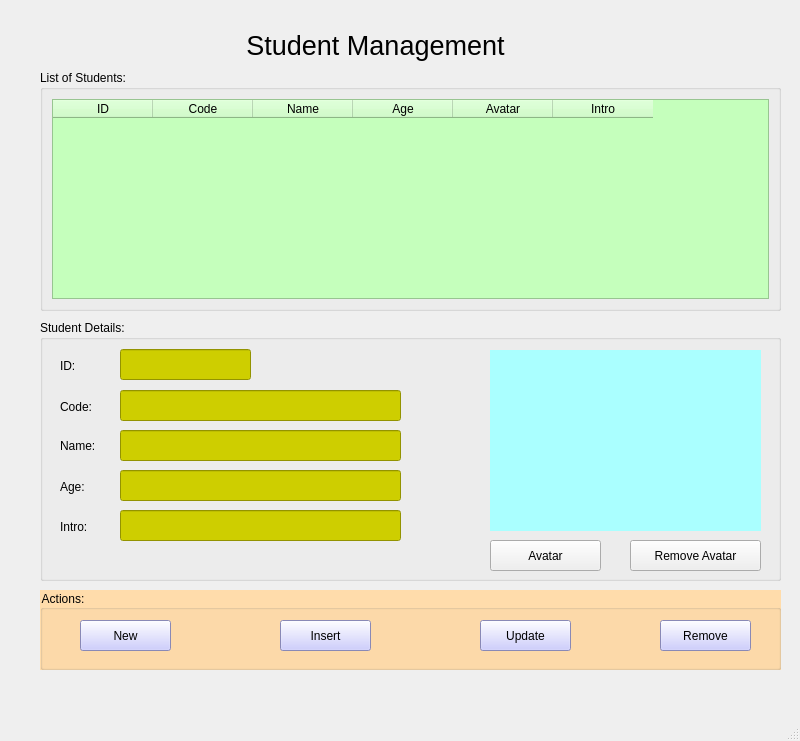
<?xml version="1.0" encoding="UTF-8"?>
<ui version="4.0">
 <class>MainWindow</class>
 <widget class="QMainWindow" name="MainWindow">
  <property name="geometry">
   <rect>
    <x>0</x>
    <y>0</y>
    <width>800</width>
    <height>741</height>
   </rect>
  </property>
  <property name="windowTitle">
   <string>Nguyen Hoang Sang - Student Management</string>
  </property>
  <widget class="QWidget" name="centralwidget">
   <widget class="QLabel" name="label">
    <property name="geometry">
     <rect>
      <x>190</x>
      <y>20</y>
      <width>371</width>
      <height>51</height>
     </rect>
    </property>
    <property name="font">
     <font>
      <family>MS Shell Dlg 2</family>
      <pointsize>20</pointsize>
      <weight>9</weight>
      <italic>false</italic>
      <bold>false</bold>
     </font>
    </property>
    <property name="styleSheet">
     <string notr="true">font: 75 20pt &quot;MS Shell Dlg 2&quot;;</string>
    </property>
    <property name="text">
     <string>Student Management</string>
    </property>
    <property name="alignment">
     <set>Qt::AlignCenter</set>
    </property>
   </widget>
   <widget class="QGroupBox" name="groupBox">
    <property name="geometry">
     <rect>
      <x>40</x>
      <y>70</y>
      <width>741</width>
      <height>241</height>
     </rect>
    </property>
    <property name="styleSheet">
     <string notr="true">font: 12pt &quot;MS Shell Dlg 2&quot;;</string>
    </property>
    <property name="title">
     <string>List of Students:</string>
    </property>
    <layout class="QHBoxLayout" name="horizontalLayout">
     <item>
      <widget class="QTableWidget" name="tableWidgetStudent">
       <property name="styleSheet">
        <string notr="true">background-color: rgb(197, 255, 188);</string>
       </property>
       <column>
        <property name="text">
         <string>ID</string>
        </property>
       </column>
       <column>
        <property name="text">
         <string>Code</string>
        </property>
       </column>
       <column>
        <property name="text">
         <string>Name</string>
        </property>
       </column>
       <column>
        <property name="text">
         <string>Age</string>
        </property>
       </column>
       <column>
        <property name="text">
         <string>Avatar</string>
        </property>
       </column>
       <column>
        <property name="text">
         <string>Intro</string>
        </property>
       </column>
      </widget>
     </item>
    </layout>
   </widget>
   <widget class="QGroupBox" name="groupBox_2">
    <property name="geometry">
     <rect>
      <x>40</x>
      <y>320</y>
      <width>741</width>
      <height>261</height>
     </rect>
    </property>
    <property name="styleSheet">
     <string notr="true">font: 12pt &quot;MS Shell Dlg 2&quot;;</string>
    </property>
    <property name="title">
     <string>Student Details:</string>
    </property>
    <widget class="QLabel" name="label_2">
     <property name="geometry">
      <rect>
       <x>20</x>
       <y>30</y>
       <width>51</width>
       <height>31</height>
      </rect>
     </property>
     <property name="text">
      <string>ID:</string>
     </property>
    </widget>
    <widget class="QLineEdit" name="lineEditId">
     <property name="geometry">
      <rect>
       <x>80</x>
       <y>29</y>
       <width>131</width>
       <height>31</height>
      </rect>
     </property>
     <property name="styleSheet">
      <string notr="true">background-color: rgb(206, 206, 0);</string>
     </property>
    </widget>
    <widget class="QLineEdit" name="lineEditCode">
     <property name="geometry">
      <rect>
       <x>80</x>
       <y>70</y>
       <width>281</width>
       <height>31</height>
      </rect>
     </property>
     <property name="styleSheet">
      <string notr="true">background-color: rgb(206, 206, 0);</string>
     </property>
    </widget>
    <widget class="QLabel" name="label_3">
     <property name="geometry">
      <rect>
       <x>20</x>
       <y>71</y>
       <width>51</width>
       <height>31</height>
      </rect>
     </property>
     <property name="text">
      <string>Code:</string>
     </property>
    </widget>
    <widget class="QLineEdit" name="lineEditName">
     <property name="geometry">
      <rect>
       <x>80</x>
       <y>110</y>
       <width>281</width>
       <height>31</height>
      </rect>
     </property>
     <property name="styleSheet">
      <string notr="true">background-color: rgb(206, 206, 0);</string>
     </property>
    </widget>
    <widget class="QLabel" name="label_4">
     <property name="geometry">
      <rect>
       <x>20</x>
       <y>110</y>
       <width>51</width>
       <height>31</height>
      </rect>
     </property>
     <property name="text">
      <string>Name:</string>
     </property>
    </widget>
    <widget class="QLineEdit" name="lineEditAge">
     <property name="geometry">
      <rect>
       <x>80</x>
       <y>150</y>
       <width>281</width>
       <height>31</height>
      </rect>
     </property>
     <property name="styleSheet">
      <string notr="true">background-color: rgb(206, 206, 0);</string>
     </property>
    </widget>
    <widget class="QLabel" name="label_5">
     <property name="geometry">
      <rect>
       <x>20</x>
       <y>151</y>
       <width>51</width>
       <height>31</height>
      </rect>
     </property>
     <property name="text">
      <string>Age:</string>
     </property>
    </widget>
    <widget class="QLineEdit" name="lineEditIntro">
     <property name="geometry">
      <rect>
       <x>80</x>
       <y>190</y>
       <width>281</width>
       <height>31</height>
      </rect>
     </property>
     <property name="styleSheet">
      <string notr="true">background-color: rgb(206, 206, 0);</string>
     </property>
    </widget>
    <widget class="QLabel" name="label_6">
     <property name="geometry">
      <rect>
       <x>20</x>
       <y>191</y>
       <width>51</width>
       <height>31</height>
      </rect>
     </property>
     <property name="text">
      <string>Intro:</string>
     </property>
    </widget>
    <widget class="QLabel" name="labelAvatar">
     <property name="geometry">
      <rect>
       <x>450</x>
       <y>30</y>
       <width>271</width>
       <height>181</height>
      </rect>
     </property>
     <property name="styleSheet">
      <string notr="true">background-color: rgb(170, 255, 255);</string>
     </property>
     <property name="text">
      <string/>
     </property>
     <property name="pixmap">
      <pixmap>../images/no_ava.png</pixmap>
     </property>
    </widget>
    <widget class="QPushButton" name="pushButtonAvatar">
     <property name="geometry">
      <rect>
       <x>450</x>
       <y>220</y>
       <width>111</width>
       <height>31</height>
      </rect>
     </property>
     <property name="text">
      <string>Avatar</string>
     </property>
    </widget>
    <widget class="QPushButton" name="pushButtonRemoveAvatar">
     <property name="geometry">
      <rect>
       <x>590</x>
       <y>220</y>
       <width>131</width>
       <height>31</height>
      </rect>
     </property>
     <property name="text">
      <string>Remove Avatar</string>
     </property>
    </widget>
   </widget>
   <widget class="QGroupBox" name="groupBox_3">
    <property name="geometry">
     <rect>
      <x>40</x>
      <y>590</y>
      <width>741</width>
      <height>80</height>
     </rect>
    </property>
    <property name="styleSheet">
     <string notr="true">font: 12pt &quot;MS Shell Dlg 2&quot;;
background-color: rgb(255, 220, 171);</string>
    </property>
    <property name="title">
     <string>Actions:</string>
    </property>
    <widget class="QPushButton" name="pushButtonNew">
     <property name="geometry">
      <rect>
       <x>40</x>
       <y>30</y>
       <width>91</width>
       <height>31</height>
      </rect>
     </property>
     <property name="styleSheet">
      <string notr="true">background-color: rgb(192, 192, 255);</string>
     </property>
     <property name="text">
      <string>New</string>
     </property>
     <property name="icon">
      <iconset>
       <normaloff>../images/ic_new.png</normaloff>../images/ic_new.png</iconset>
     </property>
    </widget>
    <widget class="QPushButton" name="pushButtonInsert">
     <property name="geometry">
      <rect>
       <x>240</x>
       <y>30</y>
       <width>91</width>
       <height>31</height>
      </rect>
     </property>
     <property name="styleSheet">
      <string notr="true">background-color: rgb(192, 192, 255);</string>
     </property>
     <property name="text">
      <string>Insert</string>
     </property>
     <property name="icon">
      <iconset>
       <normaloff>../images/ic_insert.png</normaloff>../images/ic_insert.png</iconset>
     </property>
    </widget>
    <widget class="QPushButton" name="pushButtonUpdate">
     <property name="geometry">
      <rect>
       <x>440</x>
       <y>30</y>
       <width>91</width>
       <height>31</height>
      </rect>
     </property>
     <property name="styleSheet">
      <string notr="true">background-color: rgb(192, 192, 255);</string>
     </property>
     <property name="text">
      <string>Update</string>
     </property>
     <property name="icon">
      <iconset>
       <normaloff>../images/ic_update.png</normaloff>../images/ic_update.png</iconset>
     </property>
    </widget>
    <widget class="QPushButton" name="pushButtonRemove">
     <property name="geometry">
      <rect>
       <x>620</x>
       <y>30</y>
       <width>91</width>
       <height>31</height>
      </rect>
     </property>
     <property name="styleSheet">
      <string notr="true">background-color: rgb(192, 192, 255);</string>
     </property>
     <property name="text">
      <string>Remove</string>
     </property>
     <property name="icon">
      <iconset>
       <normaloff>../images/ic_remove.png</normaloff>../images/ic_remove.png</iconset>
     </property>
    </widget>
   </widget>
  </widget>
  <widget class="QMenuBar" name="menubar">
   <property name="geometry">
    <rect>
     <x>0</x>
     <y>0</y>
     <width>800</width>
     <height>22</height>
    </rect>
   </property>
  </widget>
  <widget class="QStatusBar" name="statusbar"/>
 </widget>
 <resources/>
 <connections/>
</ui>
